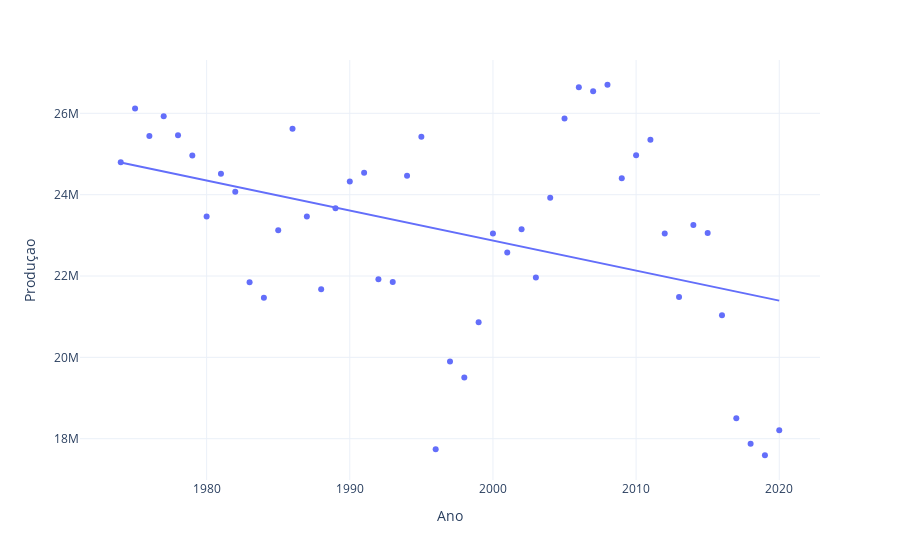

This figure's notebook cell:
### Markdown cell above
* Mandioca

### Code cell
fig =px.scatter(df_mandioca, x ='Ano', y='Produçao', trendline= 'ols')
fig.update_layout(template = 'plotly_white')
